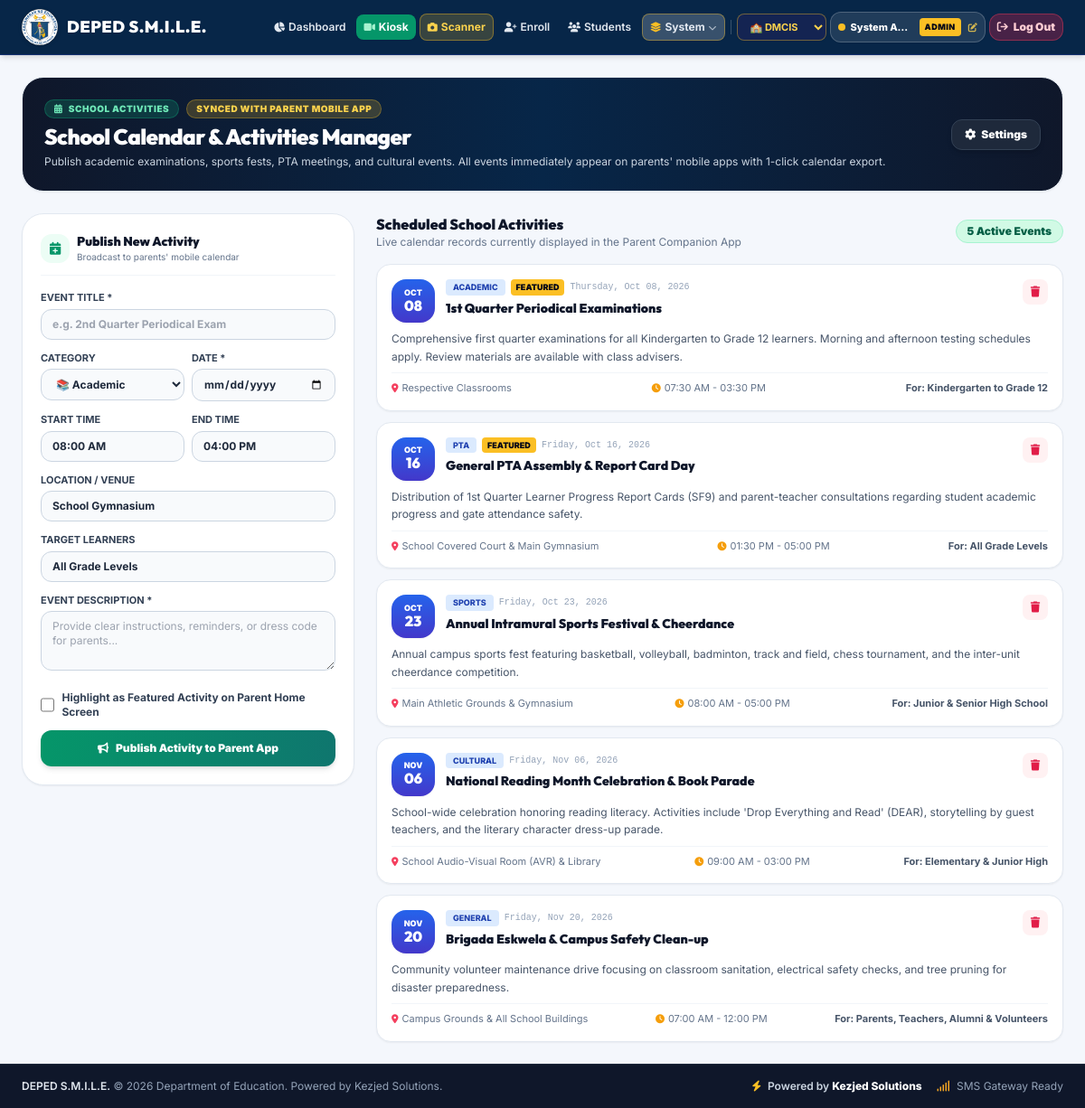
The app's page /admin/events (signed in) with its own data.
### smile_orm.py (models this page shows)
class SchoolEvent(Base):
    __tablename__ = 'school_events'
    id = Column(Integer, primary_key=True, autoincrement=True)
    school_id = Column(Integer, ForeignKey('schools.id'), nullable=False, default=1, index=True)
    title = Column(String(150), nullable=False)
    category = Column(String(40), default="ACADEMIC") # ACADEMIC, SPORTS, CULTURAL, PTA, HOLIDAY, GENERAL
    description = Column(Text, nullable=False)
    event_date = Column(String(20), nullable=False, index=True) # e.g. "2026-10-15" (ISO YYYY-MM-DD)
    start_time = Column(String(20), default="08:00 AM")
    end_time = Column(String(20), default="04:00 PM")
    location = Column(String(100), default="School Gymnasium")
    target_grades = Column(String(50), default="ALL")
    organizer = Column(String(100), default="School Administration")
    badge_color = Column(String(20), default="blue") # blue, emerald, amber, purple, rose
    is_highlighted = Column(Boolean, default=False)
    created_at = Column(DateTime, default=pht_now, index=True)
    def to_dict(self):
        formatted_date = self.event_date
        short_month = "EVENT"
        day_num = "01"
        is_upcoming = True
        days_until = 0
        try:
            d_obj = datetime.strptime(self.event_date, "%Y-%m-%d")
            formatted_date = d_obj.strftime("%A, %b %d, %Y")
            short_month = d_obj.strftime("%b").upper()
            day_num = d_obj.strftime("%d")
            is_upcoming = d_obj.date() >= pht_now().date()
            days_until = (d_obj.date() - pht_now().date()).days
        except Exception:
            pass
        return {
            "id": self.id,
            "school_id": getattr(self, "school_id", 1),
            "title": self.title,
            "category": self.category,
            "description": self.description,
            "event_date": self.event_date,
            "formatted_date": formatted_date,
            "short_month": short_month,
            "day_num": day_num,
            "start_time": self.start_time,
            "end_time": self.end_time,
            "time_range": f"{self.start_time} - {self.end_time}" if self.end_time else self.start_time,
            "location": self.location,
            "target_grades": self.target_grades,
            "organizer": self.organizer,
            "badge_color": self.badge_color,
            "is_highlighted": self.is_highlighted,
            "is_upcoming": is_upcoming,
            "days_until": days_until,
            "created_at": self.created_at.strftime("%Y-%m-%d %I:%M %p") if self.created_at else ""
        }

### app.py (the view)
@app.route('/admin/events')
@admin_required
def admin_events_page():
    from smile_orm import get_all_events_orm
    sid = get_current_school_id()
    active_sch = get_school_by_id_orm(sid) or {}
    events = get_all_events_orm(limit=100, school_id=sid)
    return render_template('admin_events.html', events=events, school_name=active_sch.get('school_name', smile_config.SCHOOL_NAME))

### app.py (called while the page is built, shortened)
@app.after_request
def optimize_response(response):
    path = request.path
    if path.startswith(('/static/', '/photos/', '/qr/')) or path.endswith(('.png', '.jpg', '.jpeg', '.svg', '.ico', '.css', '.js', '.woff2')):
        response.headers['Cache-Control'] = 'public, max-age=31536000, immutable'
        response.headers['Vary'] = 'Accept-Encoding'
    if getattr(app, 'testing', False):
        return response
    if (200 <= response.status_code < 300 and
        not response.direct_passthrough and
        'Content-Encoding' not in response.headers):
        accept_encoding = request.headers.get('Accept-Encoding', '')
    return response

def admin_required(f):
    @wraps(f)
    def decorated_function(*args, **kwargs):
        if 'user_id' not in session:
            return redirect(url_for('login_page', next=request.path))
        if session.get('role') != 'SUPER_ADMIN':
            return render_template(
                'errors/403.html',
                school_name=smile_config.SCHOOL_NAME,
                message="Access Restricted: Central System Settings, SMS credentials, database archives, and billing management can ONLY be accessed by the Super Administrator account."
            ), 403
        return f(*args, **kwargs)
    return decorated_function

def get_current_school_id() -> int:
    role = session.get('role') if session else None
    try:
        if request:
            q_sid = request.args.get('school_id')
            if q_sid and str(q_sid).isdigit() and int(q_sid) > 0:
                sid_val = int(q_sid)
                if session and role in ('SUPER_ADMIN', 'DIVISION_ADMIN'):
                    session['active_school_id'] = sid_val
                return sid_val
    except Exception:
        pass
    if session and 'active_school_id' in session and session['active_school_id']:
        try:
            return int(session['active_school_id'])
        except (ValueError, TypeError):
            pass

@app.after_request
def add_performance_headers(response):
    path = request.path
    if path.startswith('/static/') or path.startswith('/qr/') or path.endswith(('.png', '.jpg', '.jpeg', '.svg', '.woff2', '.webp', '.ico', '.css', '.js')):
        response.headers['Cache-Control'] = 'public, max-age=31536000, immutable'
    elif response.status_code == 200 and 'text/html' in response.headers.get('Content-Type', ''):
        response.headers['Cache-Control'] = 'no-cache, must-revalidate'
    return response

### templates/admin_events.html (shortened to what this page needs)
{% extends "base.html" %}
{% block content %}
<div class="space-y-6">
  <div class="glass-card rounded-2xl sm:rounded-3xl p-4 sm:p-6 border border-slate-200 shadow-sm flex flex-col md:flex-row md:items-center justify-between gap-4 bg-gradient-to-r from-slate-900 via-deped-darkblue to-slate-900 text-white relative overflow-hidden">
    <div class="space-y-1 z-10">
      <div class="flex items-center gap-2 flex-wrap">
        <span class="px-2.5 py-0.5 rounded-full text-[10px] font-black uppercase tracking-wider bg-emerald-500/20 text-emerald-300 border border-emerald-500/30">
          <i class="fa-solid fa-calendar-days mr-1"></i> SCHOOL ACTIVITIES
        </span>
        <span class="px-2.5 py-0.5 rounded-full text-[10px] font-black uppercase tracking-wider bg-amber-400/20 text-amber-300 border border-amber-400/30">
          Synced with Parent Mobile App
        </span>
      </div>
      <h1 class="text-xl sm:text-2xl font-black font-heading tracking-tight text-white">School Calendar & Activities Manager</h1>
      <p class="text-xs text-slate-300">
        Publish academic examinations, sports fests, PTA meetings, and cultural events. All events immediately appear on parents' mobile apps with 1-click calendar export.
      </p>
    </div>
    <div class="flex items-center gap-2 z-10 flex-wrap">
      <a href="/admin/settings" class="px-3.5 py-2 bg-slate-800 hover:bg-slate-700 text-white font-black text-xs rounded-xl shadow-md transition flex items-center gap-1.5 border border-slate-700">
        <i class="fa-solid fa-gear"></i> Settings
      </a>
    </div>
  </div>
  <div class="grid grid-cols-1 lg:grid-cols-3 gap-6">
    <div class="lg:col-span-1 space-y-6">
      <div class="glass-card rounded-3xl p-5 border border-slate-200 shadow-sm bg-white space-y-4">
        <div class="flex items-center gap-2 pb-3 border-b border-slate-100">
          <div class="w-8 h-8 rounded-xl bg-emerald-50 text-emerald-600 flex items-center justify-center text-sm">
            <i class="fa-solid fa-calendar-plus"></i>
          </div>
          <div>
            <h3 class="text-sm font-black text-slate-900">Publish New Activity</h3>
            <p class="text-[10px] text-slate-500">Broadcast to parents' mobile calendar</p>
          </div>
        </div>
        <form id="addEventForm" class="space-y-3">
          <div>
            <label class="block text-[11px] font-bold text-slate-700 uppercase mb-1">Event Title *</label>
            <input type="text" id="evTitle" required placeholder="e.g. 2nd Quarter Periodical Exam" class="w-full px-3 py-2 bg-slate-50 border border-slate-300 rounded-xl text-xs font-bold text-slate-800 focus:ring-2 focus:ring-deped-blue focus:outline-none">
          </div>
          <div class="grid grid-cols-2 gap-2">
            <div>
              <label class="block text-[11px] font-bold text-slate-700 uppercase mb-1">Category</label>
              <select id="evCategory" class="w-full px-3 py-2 bg-slate-50 border border-slate-300 rounded-xl text-xs font-bold text-slate-800 focus:ring-2 focus:ring-deped-blue focus:outline-none">
                <option value="ACADEMIC">📚 Academic</option>
              </select>
            </div>
            <div>
              <label class="block text-[11px] font-bold text-slate-700 uppercase mb-1">Date *</label>
              <input type="date" id="evDate" required class="w-full px-3 py-2 bg-slate-50 border border-slate-300 rounded-xl text-xs font-bold text-slate-800 focus:ring-2 focus:ring-deped-blue focus:outline-none">
            </div>
          </div>
          <div class="grid grid-cols-2 gap-2">
            <div>
              <label class="block text-[11px] font-bold text-slate-700 uppercase mb-1">Start Time</label>
              <input type="text" id="evStartTime" value="08:00 AM" placeholder="08:00 AM" class="w-full px-3 py-2 bg-slate-50 border border-slate-300 rounded-xl text-xs font-bold text-slate-800 focus:ring-2 focus:ring-deped-blue focus:outline-none">
            </div>
            <div>
              <label class="block text-[11px] font-bold text-slate-700 uppercase mb-1">End Time</label>
              <input type="text" id="evEndTime" value="04:00 PM" placeholder="04:00 PM" class="w-full px-3 py-2 bg-slate-50 border border-slate-300 rounded-xl text-xs font-bold text-slate-800 focus:ring-2 focus:ring-deped-blue focus:outline-none">
            </div>
          </div>
          <div>
            <label class="block text-[11px] font-bold text-slate-700 uppercase mb-1">Location / Venue</label>
            <input type="text" id="evLocation" value="School Gymnasium" placeholder="e.g. Covered Court / Main Quadrangle" class="w-full px-3 py-2 bg-slate-50 border border-slate-300 rounded-xl text-xs font-bold text-slate-800 focus:ring-2 focus:ring-deped-blue focus:outline-none">
          </div>
          <div>
            <label class="block text-[11px] font-bold text-slate-700 uppercase mb-1">Target Learners</label>
            <input type="text" id="evTarget" value="All Grade Levels" placeholder="e.g. Grade 7 to 10" class="w-full px-3 py-2 bg-slate-50 border border-slate-300 rounded-xl text-xs font-bold text-slate-800 focus:ring-2 focus:ring-deped-blue focus:outline-none">
          </div>
          <div>
            <label class="block text-[11px] font-bold text-slate-700 uppercase mb-1">Event Description *</label>
            <textarea id="evDescription" rows="3" required placeholder="Provide clear instructions, reminders, or dress code for parents..." class="w-full px-3 py-2 bg-slate-50 border border-slate-300 rounded-xl text-xs text-slate-800 focus:ring-2 focus:ring-deped-blue focus:outline-none"></textarea>
          </div>
          <div class="flex items-center gap-2 pt-1">
            <input type="checkbox" id="evHighlight" class="w-4 h-4 text-deped-blue rounded focus:ring-deped-blue">
            <label for="evHighlight" class="text-xs font-bold text-slate-700">Highlight as Featured Activity on Parent Home Screen</label>
          </div>
          <button type="submit" id="btnPublishEvent" class="w-full py-3 bg-gradient-to-r from-emerald-600 to-teal-700 hover:from-emerald-500 hover:to-teal-600 text-white font-black text-xs rounded-xl shadow-md transition flex items-center justify-center gap-2">
            <i class="fa-solid fa-bullhorn"></i> Publish Activity to Parent App
          </button>
        </form>
      </div>
    </div>
    <div class="lg:col-span-2 space-y-4">
      <div class="flex items-center justify-between">
        <div>
          <h2 class="text-base font-black font-heading text-slate-900">Scheduled School Activities</h2>
          <p class="text-xs text-slate-500">Live calendar records currently displayed in the Parent Companion App</p>
        </div>
        <span class="px-3 py-1 rounded-full text-xs font-black bg-emerald-100 text-emerald-800 border border-emerald-200">
          {{ events|length }} Active Events
        </span>
      </div>
      <div class="space-y-3" id="eventsTableContainer">
        {% for ev in events %}
        <div class="glass-card rounded-2xl p-4 border border-slate-200 shadow-sm bg-white space-y-2 hover:shadow-md transition">
          <div class="flex items-start justify-between gap-3">
            <div class="flex items-start gap-3">
              <div class="w-12 h-12 rounded-2xl bg-gradient-to-b from-blue-600 to-indigo-700 text-white flex flex-col items-center justify-center p-1 shadow-sm shrink-0">
                <span class="text-[9px] font-black uppercase leading-none">{{ ev.short_month }}</span>
                <span class="text-base font-black font-heading leading-tight">{{ ev.day_num }}</span>
              </div>
              <div>
                <div class="flex items-center gap-1.5 flex-wrap">
                  <span class="px-2 py-0.5 rounded text-[9px] font-extrabold uppercase bg-blue-100 text-blue-800">{{ ev.category }}</span>
                  {% if ev.is_highlighted %}
                  <span class="px-1.5 py-0.5 rounded text-[9px] font-black uppercase bg-amber-400 text-slate-950">Featured</span>
                  {% endif %}
                  <span class="text-[10px] text-slate-400 font-mono">{{ ev.formatted_date }}</span>
                </div>
                <h3 class="text-sm font-black text-slate-900 mt-1">{{ ev.title }}</h3>
              </div>
            </div>
            <button onclick="deleteEvent({{ ev.id }})" class="w-7 h-7 rounded-lg bg-rose-50 hover:bg-rose-100 text-rose-600 flex items-center justify-center text-xs transition" title="Delete Event">
              <i class="fa-solid fa-trash"></i>
            </button>
          </div>
          <p class="text-xs text-slate-600 leading-relaxed">{{ ev.description }}</p>
          <div class="pt-2 border-t border-slate-100 flex items-center justify-between text-[11px] text-slate-500">
            <span class="flex items-center gap-1"><i class="fa-solid fa-location-dot text-rose-500 text-[10px]"></i> {{ ev.location }}</span>
            <span class="flex items-center gap-1"><i class="fa-solid fa-clock text-amber-500 text-[10px]"></i> {{ ev.time_range }}</span>
            <span class="font-bold text-slate-600">For: {{ ev.target_grades }}</span>
          </div>
        </div>
        {% endfor %}
      </div>
    </div>
  </div>
</div>
{% endblock %}

### templates/base.html (style rules this page uses)
html, body { overflow-x: hidden; max-width: 100vw; }
body { font-family: 'Inter', sans-serif; background-color: #F4F7FC; }
h1, h2, h3, h4, .font-heading { font-family: 'Outfit', sans-serif; }
.glass-card { background: rgba(255, 255, 255, 0.95); backdrop-filter: blur(10px); border: 1px solid rgba(226, 232, 240, 0.8); }

### records on screen
SchoolEvent: short_month "OCT", day_num "08", category "ACADEMIC", shows "FEATURED", formatted_date "Thursday, Oct 08, 2026", title "1st Quarter Periodical Examinations", description "Comprehensive first quarter examinations for all Kindergarten to Grade 12 learners. Morning and afternoon testing schedules apply. Review materials are available with class advisers.", location "Respective Classrooms", time_range "07:30 AM - 03:30 PM", target_grades "Kindergarten to Grade 12"
SchoolEvent: short_month "OCT", day_num "16", category "PTA", shows "FEATURED", formatted_date "Friday, Oct 16, 2026", title "General PTA Assembly & Report Card Day", description "Distribution of 1st Quarter Learner Progress Report Cards (SF9) and parent-teacher consultations regarding student academic progress and gate attendance safety.", location "School Covered Court & Main Gymnasium", time_range "01:30 PM - 05:00 PM", target_grades "All Grade Levels"
SchoolEvent: short_month "OCT", day_num "23", category "SPORTS", formatted_date "Friday, Oct 23, 2026", title "Annual Intramural Sports Festival & Cheerdance", description "Annual campus sports fest featuring basketball, volleyball, badminton, track and field, chess tournament, and the inter-unit cheerdance competition.", location "Main Athletic Grounds & Gymnasium", time_range "08:00 AM - 05:00 PM", target_grades "Junior & Senior High School"
SchoolEvent: short_month "NOV", day_num "06", category "CULTURAL", formatted_date "Friday, Nov 06, 2026", title "National Reading Month Celebration & Book Parade", description "School-wide celebration honoring reading literacy. Activities include 'Drop Everything and Read' (DEAR), storytelling by guest teachers, and the literary character dress-up parade.", location "School Audio-Visual Room (AVR) & Library", time_range "09:00 AM - 03:00 PM", target_grades "Elementary & Junior High"
SchoolEvent: short_month "NOV", day_num "20", category "GENERAL", formatted_date "Friday, Nov 20, 2026", title "Brigada Eskwela & Campus Safety Clean-up", description "Community volunteer maintenance drive focusing on classroom sanitation, electrical safety checks, and tree pruning for disaster preparedness.", location "Campus Grounds & All School Buildings", time_range "07:00 AM - 12:00 PM", target_grades "Parents, Teachers, Alumni & Volunteers"

### other values on screen
{{ current_user.full_name }} "System A…"
{{ events|length }} "5"
